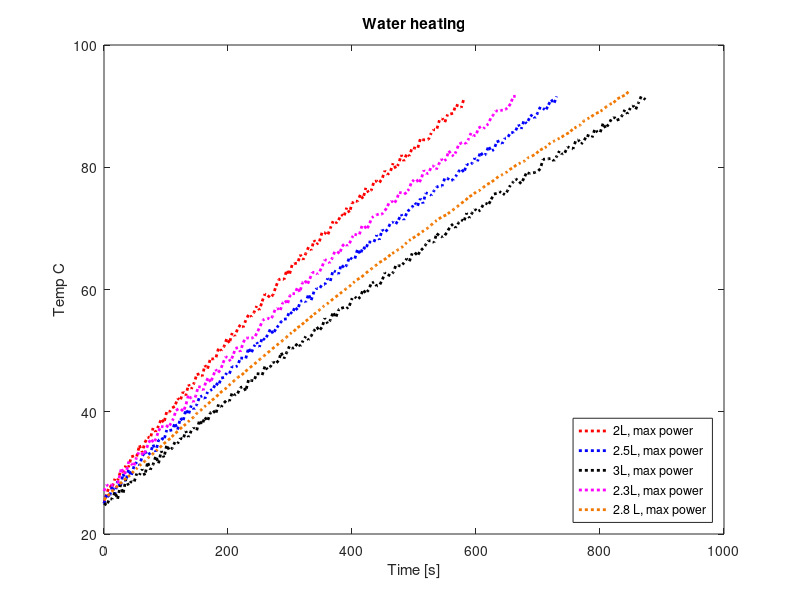

Write the MATLAB code that produced this figure.
clear all
close all

a = 1.675091827e-3;
b = 1.857536553e-4;
c = 5.373169834e-7;

fid = fopen('heating_2L.txt');
data1 = fscanf(fid, '%f');
fclose(fid);

fid = fopen('heating_2-5L.txt');
data2 = fscanf(fid, '%f');
fclose(fid);

fid = fopen('heating_3L.txt');
data3 = fscanf(fid, '%f');
fclose(fid);

fid = fopen('heating_2-25L.txt');
data4 = fscanf(fid, '%f');
fclose(fid);

fid = fopen('heating_2-75L.txt');
data5 = fscanf(fid, '%f');
fclose(fid);

%--------------------
time1 = data1(1:3:length(data1))/1000;
analog11 = data1(2:3:length(data1));
analog21 = data1(3:3:length(data1));

Rw1 = (2250600./analog11) - 2200;
Rwlog1 = log(Rw1);
Rr1 = (2250600./analog21) - 2200;
Rrlog1 = log(Rr1);

Tw1 = (1./(a + b.*Rwlog1 + c.*(Rwlog1.^3)))-273.15;
Tr1 = (1./(a + b.*Rrlog1 + c.*(Rrlog1.^3)))-273.15;
%----------------------------------------------------
time2 = data2(1:3:length(data2))/1000;
analog12 = data2(2:3:length(data2));
analog22 = data2(3:3:length(data2));

Rw2 = (2250600./analog12) - 2200;
Rwlog2 = log(Rw2);
Rr2 = (2250600./analog22) - 2200;
Rrlog2 = log(Rr2);

Tw2 = (1./(a + b.*Rwlog2 + c.*(Rwlog2.^3)))-273.15;
Tr2 = (1./(a + b.*Rrlog2 + c.*(Rrlog2.^3)))-273.15;
%---------------------------------------------------
time3 = data3(1:3:length(data3))/1000;
analog13 = data3(2:3:length(data3));
analog23 = data3(3:3:length(data3));

Rw3 = (2250600./analog13) - 2200;
Rwlog3 = log(Rw3);
Rr3 = (2250600./analog23) - 2200;
Rrlog3 = log(Rr3);

Tw3 = (1./(a + b.*Rwlog3 + c.*(Rwlog3.^3)))-273.15;
Tr3 = (1./(a + b.*Rrlog3 + c.*(Rrlog3.^3)))-273.15;
%---------------------------------------------------
time4 = data4(1:3:length(data4))/1000;
analog14 = data4(2:3:length(data4));
analog24 = data4(3:3:length(data4));

Rw4 = (2250600./analog14) - 2200;
Rwlog4 = log(Rw4);
Rr4 = (2250600./analog24) - 2200;
Rrlog4 = log(Rr4);

Tw4 = (1./(a + b.*Rwlog4 + c.*(Rwlog4.^3)))-273.15;
Tr4 = (1./(a + b.*Rrlog4 + c.*(Rrlog4.^3)))-273.15;
%---------------------------------------------------
time5 = data5(1:3:length(data5))/1000;
analog15 = data5(2:3:length(data5));
analog25 = data5(3:3:length(data5));

Rw5 = (2250600./analog15) - 2200;
Rwlog5 = log(Rw5);
Rr5 = (2250600./analog25) - 2200;
Rrlog5 = log(Rr5);

Tw5 = (1./(a + b.*Rwlog5 + c.*(Rwlog5.^3)))-273.15;
Tr5 = (1./(a + b.*Rrlog5 + c.*(Rrlog5.^3)))-273.15;
%---------------------------------------------------
limit = 25;

[~, pos1] = min(abs(limit-Tw1));
[~, pos2] = min(abs(limit-Tw2));
[~, pos3] = min(abs(limit-Tw3));
[~, pos4] = min(abs(limit-Tw4));
[~, pos5] = min(abs(limit-Tw5));

sr = 4;

figure%, subplot(1,2,1);
plot(downsample(time1(pos1:end)-time1(pos1), sr), downsample(Tw1(pos1:end), sr), ':r', 'LineWidth', 2);
xlabel('Time [s]')
ylabel('Temp C')
title('Water heating')

hold on
plot(downsample(time2(pos2:end)-time2(pos2), sr), downsample(Tw2(pos2:end), sr), ':b', 'LineWidth', 2);
plot(downsample(time3(pos3:end)-time3(pos3), sr), downsample(Tw3(pos3:end), sr), ':k', 'LineWidth', 2);
plot(downsample(time4(pos4+8:end)-time4(pos4+8), sr), downsample(Tw4(pos4+8:end), sr), ':m', 'LineWidth', 2);
plot(downsample(time5(pos5+8:end)-time5(pos5+8), sr+2), downsample(Tw5(pos5+8:end), sr+2), ':', 'Color', [0.9412 0.4706 0], 'LineWidth', 2);

legend('2L, max power', '2.5L, max power', '3L, max power', '2.3L, max power', '2.8 L, max power', 'Location','southeast')